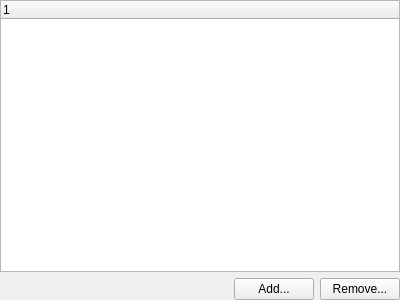
<?xml version="1.0" encoding="UTF-8"?>
<ui version="4.0">
 <class>CAttributesEditorUI</class>
 <widget class="QWidget" name="CAttributesEditorUI">
  <property name="geometry">
   <rect>
    <x>0</x>
    <y>0</y>
    <width>400</width>
    <height>300</height>
   </rect>
  </property>
  <property name="windowTitle">
   <string>Custom Attributes</string>
  </property>
  <layout class="QVBoxLayout" name="verticalLayout">
   <property name="leftMargin">
    <number>0</number>
   </property>
   <property name="topMargin">
    <number>0</number>
   </property>
   <property name="rightMargin">
    <number>0</number>
   </property>
   <property name="bottomMargin">
    <number>0</number>
   </property>
   <item>
    <widget class="QtTreePropertyBrowser" name="Editor"/>
   </item>
   <item>
    <layout class="QHBoxLayout" name="horizontalLayout">
     <item>
      <spacer name="horizontalSpacer">
       <property name="orientation">
        <enum>Qt::Horizontal</enum>
       </property>
       <property name="sizeHint" stdset="0">
        <size>
         <width>40</width>
         <height>20</height>
        </size>
       </property>
      </spacer>
     </item>
     <item>
      <widget class="QPushButton" name="AddButton">
       <property name="statusTip">
        <string>Add new custom attribute for the selected items</string>
       </property>
       <property name="text">
        <string>Add...</string>
       </property>
      </widget>
     </item>
     <item>
      <widget class="QPushButton" name="RemoveButton">
       <property name="statusTip">
        <string>Remove the attribute from the selected items</string>
       </property>
       <property name="text">
        <string>Remove...</string>
       </property>
      </widget>
     </item>
    </layout>
   </item>
  </layout>
 </widget>
 <customwidgets>
  <customwidget>
   <class>QtTreePropertyBrowser</class>
   <extends>QTreeWidget</extends>
   <header location="global">QtTreePropertyBrowser</header>
  </customwidget>
 </customwidgets>
 <resources/>
 <connections/>
</ui>
